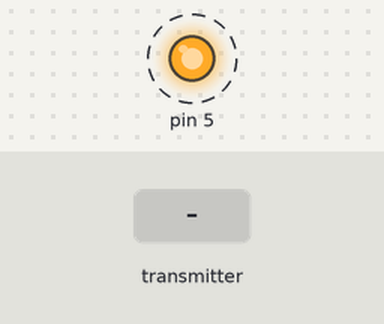
This sketch was run on a simulated Arduino Uno, built with avr-gcc and run on an emulated ATmega328P. Shown: output pins drawn as LEDs (lit = HIGH). Dashed ring = blinking. The inputs (shaded band) are chosen by the test bench. No radio packets arrive unless stated; what the sketch prints to the serial monitor is not drawn.

Above: at 1.1 s.
1.3 s: the transmitter starts sending receive_buffer.0 = 0
At 1.52 s:
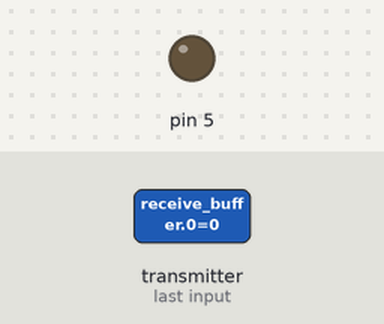
At 2.09 s:
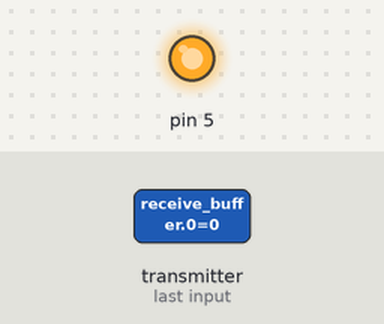
4.3 s: the transmitter starts sending receive_buffer.0 = 64
7.3 s: the transmitter starts sending receive_buffer.0 = 128
Timing chart, 0 to 16.3 s (numbered marks = the images above; inputs shaded):
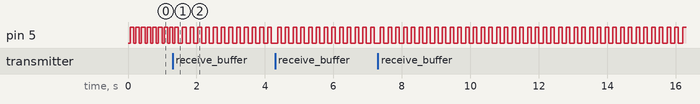

The sketch:

Master.ino
```cpp
#include <RH_ASK.h>           // Include the RH_ASK library
#include <SPI.h>              // Not actually used but needed to compile the RH_ASK library
#include <stdlib.h>

RH_ASK radio(4000, 11, 12);

const char *msg[2] = {"1","2"};
char value[3];

void setup()
{
  Serial.begin(115200);       // Use this for debugging
  DDRD |= 0b00100000;         // pinMode(5,OUTPUT);
  if (!radio.init()) {
    Serial.println("Radio module failed to initialize");
  }
}

void loop()
{
  for(uint8_t i = 0; i < 2; i++)
  {
  int retval = 0 ;
  uint8_t receive_buffer[3];
  uint8_t buflen = sizeof(receive_buffer);

    Serial.print(msg[i]);
    Serial.print("=");
    PORTD &= 0b11011111;        //digitalWrite(5,LOW);    // OFF Rx
    radio.send((char*)msg[i], strlen(msg[i]));
    radio.waitPacketSent();

    PORTD |= 0b00100000;        //digitalWrite(5,HIGH);     //ON Rx

    radio.waitAvailableTimeout(100);
    if (radio.recv(receive_buffer, &buflen)){
//        radio.printBuffer("Data ", receive_buffer, buflen);
//        retval = sprintf(value,"%x",receive_buffer);
       Serial.println((char)receive_buffer[0]);
    }
    else
    Serial.println(" NA ");
    receive_buffer[3] = 0;
    delay(00);
  }
}
```

Measured:
- by itself, pin 5: alternates HIGH for 0.10 s and LOW for 0.12 s
